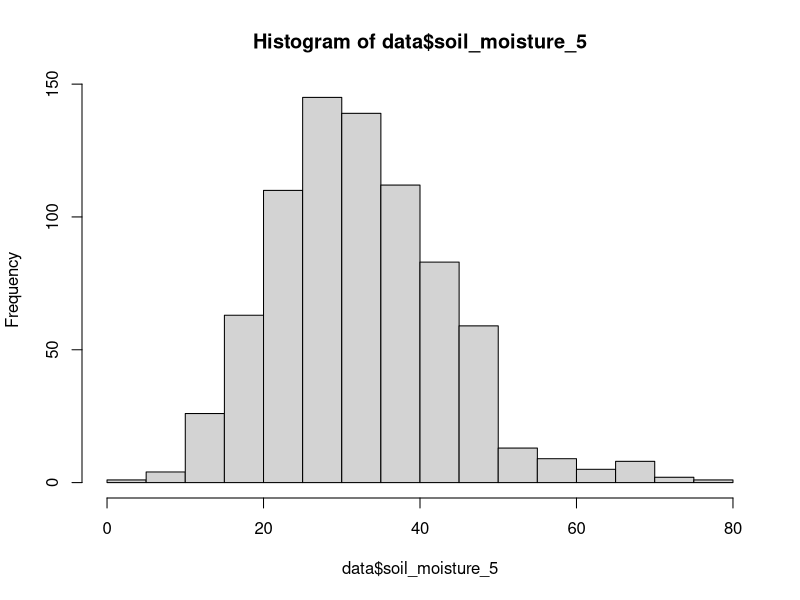
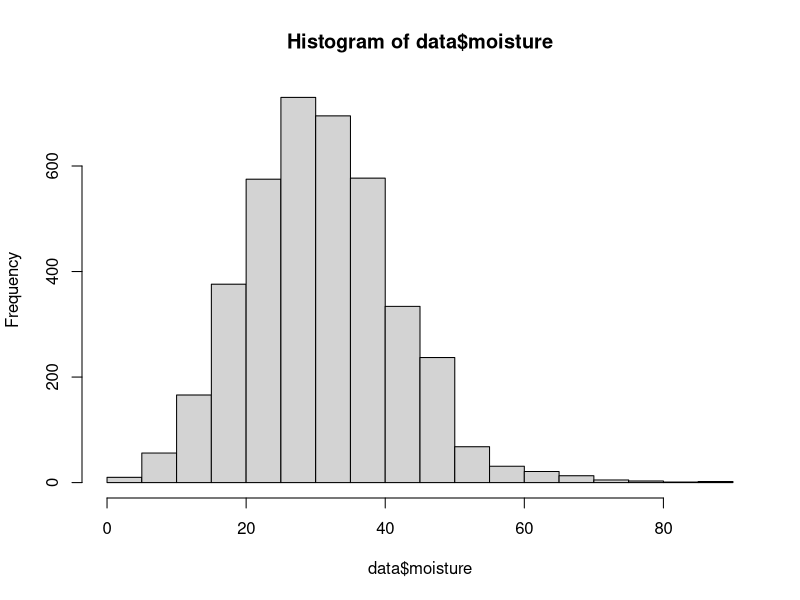
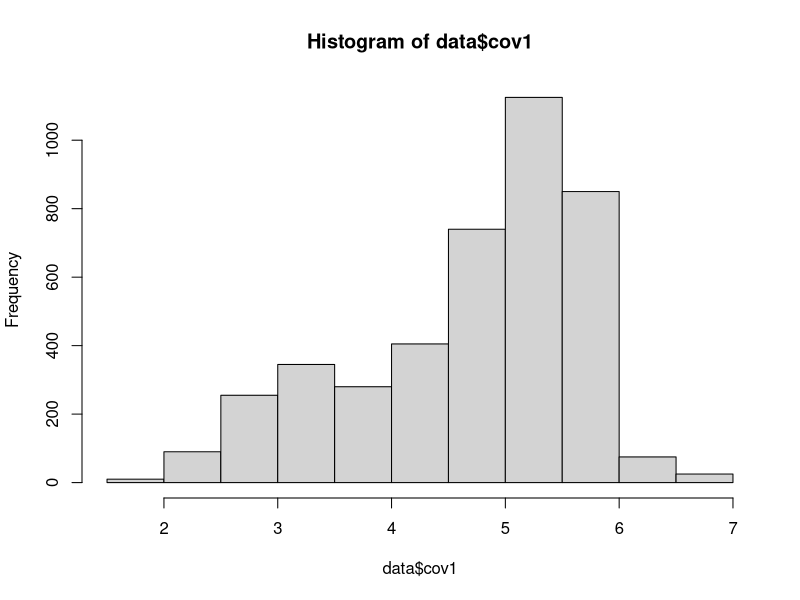
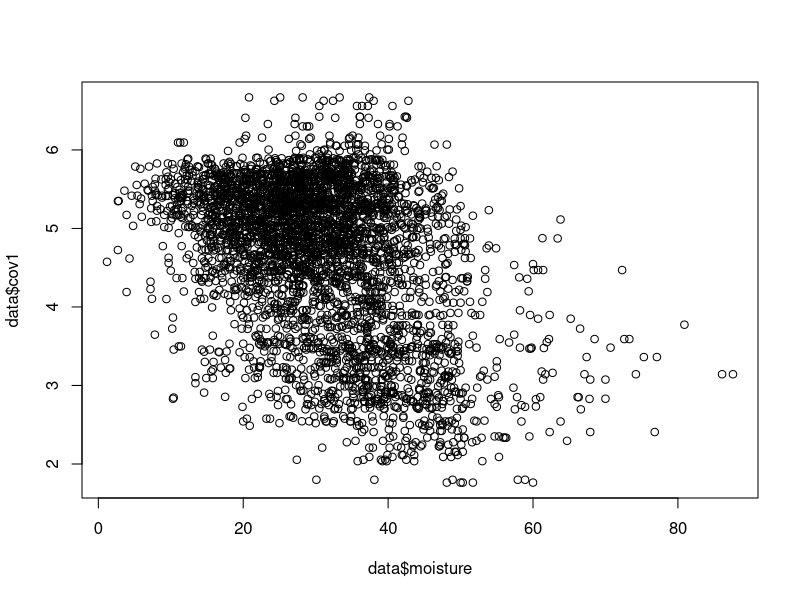
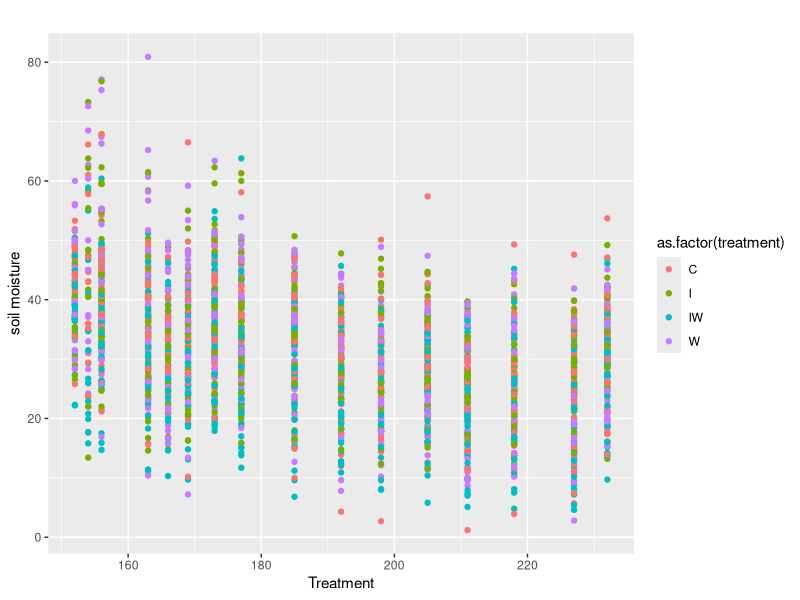
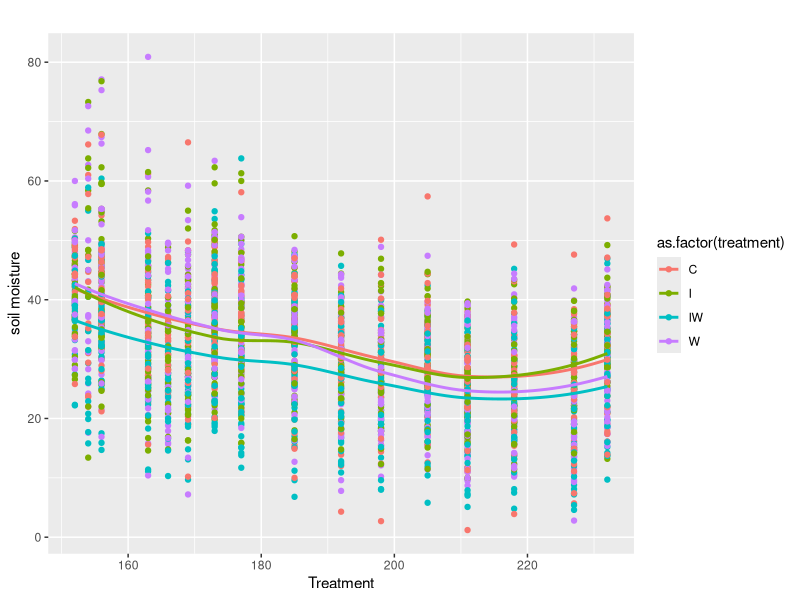
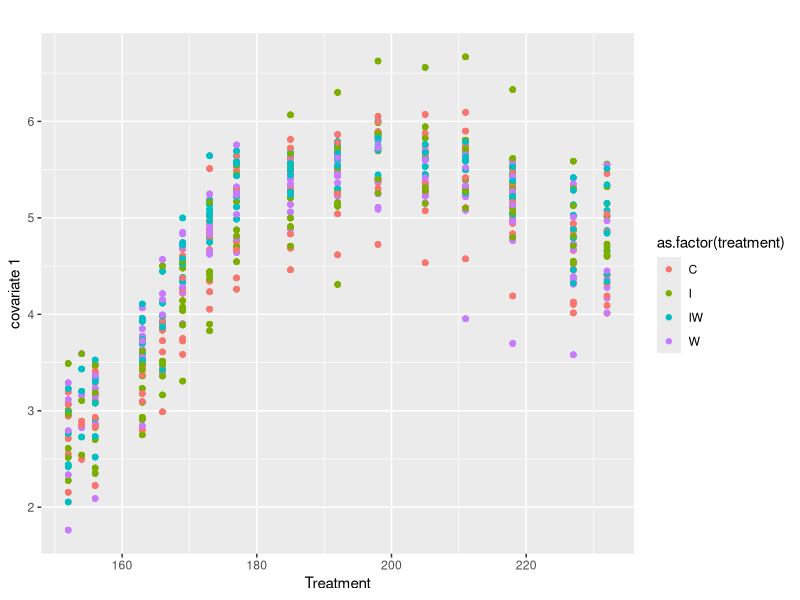
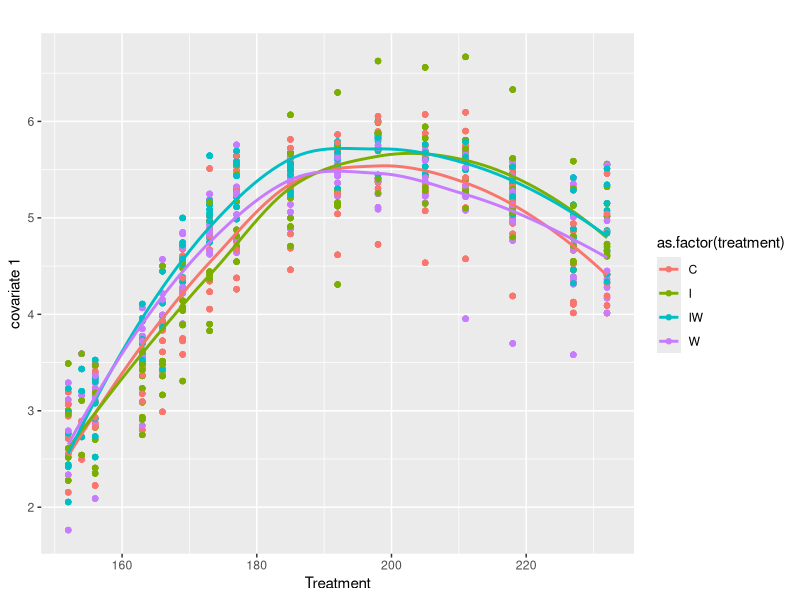

The R source for these figures, in order: (Note: this script raises an error after producing the figures.)
setwd("C:\\Users\\Mathilde\\Google Drive\\PhD drive\\Field work\\Summer 2018\\LME course")
getwd()

# The data contain moisture measurements and another "created" environmental variable of a vegetation experiment. 
# Moisture measurements are replicated 5 times in a plot, while the other covariate only once per plot. 
# There is 26 plots divided in 3 blocks and with 4 treatments (C, I, IW and W). 
# Measurements are repeaded throughout the summer in different rounds and over 2 years

### Packages ####
require(lme4)
require(lmerTest)
require(tidyr)
require(ggplot2)

### Data exporation ####
data<-read.delim("moisture_geek_lunch_MLM.txt");tail(data)
str(data)
data$year<-as.factor(data$year)
data$round<-as.factor(data$round)
data$plot<-as.factor(data$plot)

hist(data$soil_moisture_5)

#long format
data<-gather(data=data,key=order,value=moisture,soil_moisture_1,soil_moisture_2,soil_moisture_3,soil_moisture_4,soil_moisture_5)
head(data)
hist(data$moisture)
hist(data$cov1)

cor.test(data$moisture,data$cov1) # wrong degree of freedom, study design replications not considered. 
plot(data$moisture,data$cov1) # wrong level of replication

# Exploring the within and between variation
data18<-data[data$year=="2018",] # Only the data from this year
data19<-data[data$year=="2019",] # Only the data from this year

basic.plot<-qplot(data=data18,   #need to have pop as FACTOR
                  y= moisture,
                  ylab="soil moisture",
                  x=Day_of_year,
                  xlab="Treatment",
                  main="")
basic.plot<-basic.plot+aes(color=as.factor(treatment))
basic.plot
linear.smooth.plot<-basic.plot+
  geom_smooth(method="loess", se=F)
print(linear.smooth.plot)

basic.plot<-qplot(data=data18,   #need to have pop as FACTOR
                  y= cov1,
                  ylab="covariate 1",
                  x=Day_of_year,
                  xlab="Treatment",
                  main="")
basic.plot<-basic.plot+aes(color=as.factor(treatment))
basic.plot
linear.smooth.plot<-basic.plot+
  geom_smooth(method="loess", se=F)
print(linear.smooth.plot)

#### Linear mixed-effects model ####
# accounting for replicated measure

# Restricted Maximum Likelihood REML or Maximum Likelihood ML? 
# For conduction model selection on the random effects, you need REML=TRUE. For conducting model selection on fixed-effects you need REML=F.
# Once you have selected you model, final estimates can be calculated with REML=TRUE because "REML accounts for the degrees of freedom lost by estimating the fixed effects, and makes a less biased estimation of random effects variances" 
# From a forum: "The REML method uses a mathematical trick to make the estimates for the variance parameters independent of the estimates for the fixed effects. 
# REML works by first getting regression residuals for the observations modeled by the fixed effects portion of the model, ignoring at this point any variance components.
# ML estimates are unbiased for the fixed effects but biased for the random effects, whereas the REML estimates are biased for the fixed effects and unbiased for the random effects." Here they certainly mean biases in the variance component. 

### ~ random effects ####
# possible random effect model selection: REML=TRUE and keep the same fixed effects.
# Here we don't really want to do a model selection on random effects as we have a pre-defined study design structuring our repeated measures
lme1r<-lmer(moisture~treatment+(1|block/plot/order)+(1|year)+(1|round),data=data,REML=TRUE) # relative to intercept
lme2r<-lmer(moisture~treatment+(1|block/plot/order)+(1|round),data=data,REML=TRUE) # relative to intercept
lme3r<-lmer(moisture~treatment+(1|block/plot/order),data=data,REML=TRUE) # relative to intercept
AIC(lme1r)
AIC(lme2r)
AIC(lme3r)

## estimating fixed effects. Here we are not doing a model selection on fixed effects (which would have required REML=F) but interested we want to extract the models'parameters, se we keep REML=T. 
lme1<-lmer(moisture~treatment+(1|block/plot/order)+(1|year)+(1|round),data=data,REML=T) # relative to intercept
# failed to converge but not that bad, try another other optimizer. Exact same results
lme1<-lmer(moisture~treatment+(1|block/plot/order)+(1|year)+(1|round),data=data,REML=T,control=lmerControl(optimizer="bobyqa")) # relative to intercept
summary(lme1)

### ~ fixed effects ####

# We can remove the intercept to easily see the effect size of each tratments, but DO NOT conduct model selection like this. 
lme2<-lmer(moisture~-1+treatment+(1|block/plot/order)+(1|year)+(1|round),data=data,REML=T) # removing the intercept to extract the means, do not use for significance
summary(lme2)
Beta<-lme2@beta
SE<-sqrt(diag(vcov(lme2))) 
AL.tab<-data.frame(treatment=c("C","I","IW","W"),beta=Beta,beta.se=1.96*SE,low=Beta-1.96*SE,high=Beta+1.96*SE) # CI and not SE anymore!
# be careful that your factors are order the same way as in the lmer output

par(mar=(c(5,5,4,2)+0.1),bty="n")
plot(AL.tab$beta~AL.tab$treatment,ylim=c(20,40),xlab="",ylab="",pch=16,cex=2,lwd = 2,axes=F)
axis(1,cex.axis=2,lwd=0,at=c(1,2,3,4),labels = c("C","I","IW","W"))
axis(2,cex.axis=1.5,lwd=2)
mtext("Moisture %",2,cex=2,line=2.5)
arrows(x0=c(1,2,3,4),y0=AL.tab$beta-AL.tab$beta.se,x1=c(1,2,3,4),y1=AL.tab$beta+AL.tab$beta.se,lwd=2,code=3, length=0.02, angle = 90,col="grey")

#### Extracting fixed effects for correlation ####
lme3<-lmer(moisture~treatment*round+(1|block/plot/order),data=data18,REML=T) # removing the intercept to extract the means, do not use for significance
summary(lme3)

# the interaction sign : instead of * can be used to easily extract the coefficients but should not be used in a model selection
lme4<-lmer(moisture~-1+treatment:round+(1|block/plot/order),data=data18,REML=T) # removing the intercept to extract the means, do not use for significance
summary(lme4)
Beta<-lme4@beta
SE<-sqrt(diag(vcov(lme4))) 
rep_round<-rep(unique(sort(data$round)),each=length(unique(data$treatment)))
rep_TR<-rep(unique(sort(data$treatment)),length(unique(data$round)))
exTab<-data.frame(round=rep_round,treatment=rep_TR,betaM=Beta,betaM.se=SE);head(exTab)
# Be very careful to associate the correct round and treatment to the correct Beta value! 

lme5<-lmer(cov1~-1+treatment:round+(1|block/plot),data=data18,REML=T) # removing the intercept to extract the means, do not use for significance
summary(lme5)
Beta_c<-lme5@beta
SE_c<-sqrt(diag(vcov(lme5))) 
exTab$betaC<-Beta_c
exTab$betaC.se<-SE_c
head(exTab)

cor.test(exTab$betaM,exTab$betaC) # We are doing better with the degree of freedom! 
plot(exTab$betaM,exTab$betaC,xlab="Moisture %",ylab="Cov1")

### Confidence intervals with bootstrap ####
## Function 
## for PARAMETRIC BOOTSTRAP to get parameters CI from mixed models, insted of SE

mySumm <- function(.) {
  c(beta  = lme4::fixef(.)                       # fixed effect coefficients
    # , ranv  = as.data.frame(lme4::VarCorr(.))$vcov  # random effect variances
  )
}
# Function to extract parameter estimate confidence intervals
CI.tab <- function(b, original, ind=length(b$t0), type="perc", conf=0.95) {
  
  btab0 <- t(sapply(as.list(seq(ind)), function(i) boot::boot.ci(b, index = i, conf = conf, type = type)$percent))
  btab  <- btab0[,4:5]
  rownames(btab) <- names(b$t0)
  a <- (1 - conf)/2
  a <- c(a, 1 - a)
  pct <- stats:::format.perc(a, 3)
  btab <- cbind(btab[,1], original, btab[,2])
  colnames(btab) <- c(pct[1], "original", pct[2])
  
  return(btab)
}

summary(lme1)
summary(lme2)
# Run bootstrap
boot1 <- lme4::bootMer(lme1, mySumm, nsim = 100, .progress = "txt", seed = 101) # ideally do it with min 1000 iterations nsim.
boot2 <- lme4::bootMer(lme2, mySumm, nsim = 100, .progress = "txt", seed = 101) # ideally do it with min 1000 iterations nsim.

CI.tab(boot1, mySumm(lme1))# all CI include 0, none are significantly different than the control
CI.tab(boot2, mySumm(lme2))# all CI include 0, none are significantly different than the control
